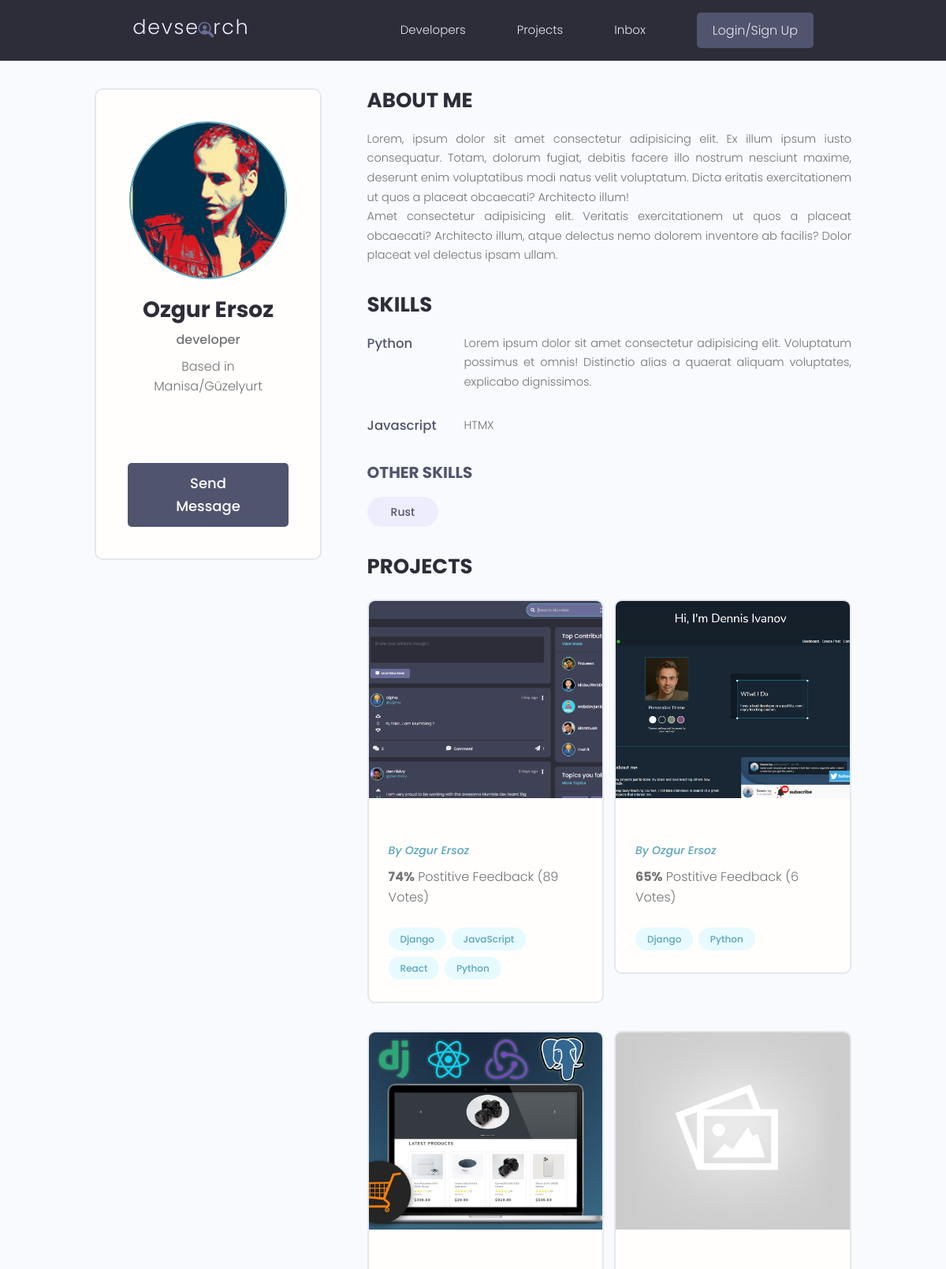
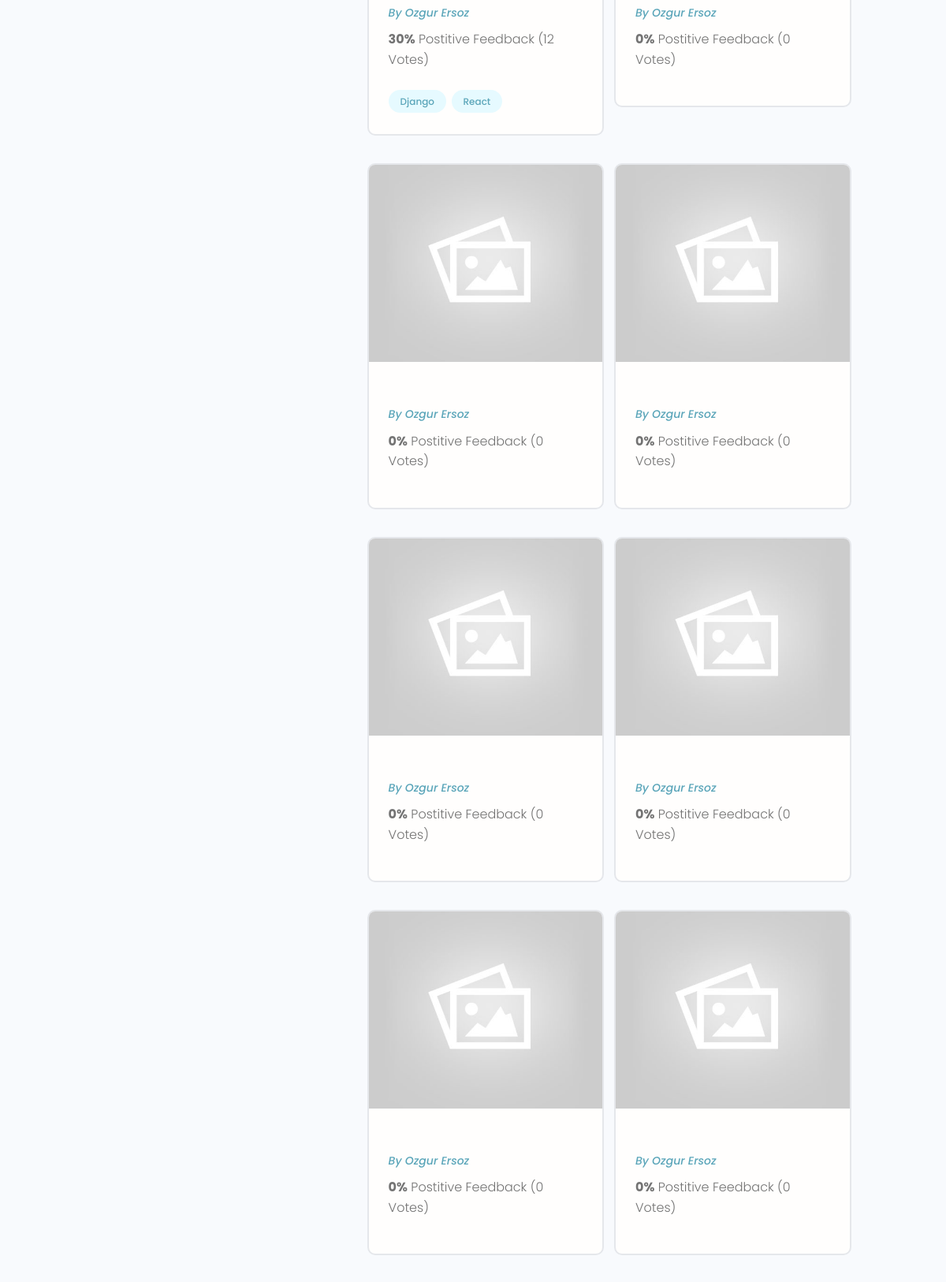
Page /profile/956b51e0-278b-4a17-81c6-5c999efb5a9c (upper part) on the committed database (2 pictures, top to bottom).
### users/models.py (models this page shows, shortened)
class Profile(models.Model):
    user = models.OneToOneField(User, on_delete=models.CASCADE, null=True, blank=True)
    name = models.CharField(max_length=200, null=True, blank=True)
    username = models.CharField(max_length=200, null=True, blank=True)
    location = models.CharField(max_length=200, null=True, blank=True)
    email = models.EmailField(max_length=500, null=True, blank=True)
    short_intro = models.CharField(max_length=200, null=True, blank=True)
    bio = models.TextField(null=True, blank=True)
    profile_image = models.ImageField(
        null=True,
        blank=True,
        upload_to="profiles/",
        default="profiles/users-default.png",
    )
    social_github = models.CharField(max_length=200, null=True, blank=True)
    social_twitter = models.CharField(max_length=200, null=True, blank=True)
    social_linkedin = models.CharField(max_length=200, null=True, blank=True)
    social_youtube = models.CharField(max_length=200, null=True, blank=True)
    social_website = models.CharField(max_length=200, null=True, blank=True)
    id = models.UUIDField(
        default=uuid.uuid4, unique=True, primary_key=True, editable=False
    )

class Skill(models.Model):
    owner = models.ForeignKey(Profile, on_delete=models.CASCADE, null=True, blank=True)
    name = models.CharField(max_length=200, null=True, blank=True)
    description = models.TextField(null=True, blank=True)
    created = models.DateTimeField(auto_now_add=True)
    id = models.UUIDField(
        default=uuid.uuid4, unique=True, primary_key=True, editable=False
    )
    def __str__(self):
        return str(self.name)

### projects/models.py (models this page shows, shortened)
class Project(models.Model):
    owner = models.ForeignKey(Profile, on_delete=models.CASCADE, null=True, blank=True)
    title = models.CharField(max_length=200)
    description = models.TextField(null=True, blank=True)
    featured_image = models.ImageField(null=True, blank=True, default="default.jpg")
    demo_link = models.CharField(max_length=2000, null=True, blank=True)
    source_link = models.CharField(max_length=2000, null=True, blank=True)
    tags = models.ManyToManyField("Tag", blank=True)
    vote_total = models.IntegerField(default=0, null=True, blank=True)
    vote_ratio = models.IntegerField(default=0, null=True, blank=True)
    created = models.DateTimeField(auto_now_add=True)
    id = models.UUIDField(
        default=uuid.uuid4, unique=True, primary_key=True, editable=False
    )
    class Meta:
        ordering = ["-vote_ratio", "-vote_total", "title"]

class Tag(models.Model):
    name = models.CharField(max_length=200)
    created = models.DateTimeField(auto_now_add=True)
    id = models.UUIDField(
        default=uuid.uuid4, unique=True, primary_key=True, editable=False
    )
    def __str__(self):
        return self.name

### users/views.py (the view)
# urls.py: path("profile/<str:pk>", views.user_profile, name="user-profile"),
def user_profile(request, pk):
    profile = Profile.objects.get(id=pk)
    top_skills = profile.skill_set.exclude(description__exact="")
    other_skills = profile.skill_set.filter(description="")
    context = {
        "profile": profile,
        "top_skills": top_skills,
        "other_skills": other_skills,
    }
    return render(request, template_name="users/user_profile.html", context=context)

### users/templates/users/user_profile.html (shortened to what this page needs)
{% extends 'main.html' %}
{% block content %}
  <main class="profile my-md">
    <div class="container">
      <div class="layout">
        <div class="column column--1of3">
          <div class="card text-center">
            <div class="card__body dev">
              <img class="avatar avatar--xl" src="{{profile.profile_image.url}}" />
              <h2 class="dev__name">{{profile.name}}</h2>
              <p class="dev__title">{{profile.short_intro}}</p>
              <p class="dev__location">Based in {{profile.location}}</p>
              <ul class="dev__social">
              </ul>
              <a href="#" class="btn btn--sub btn--lg">Send Message </a>
            </div>
          </div>
        </div>
        <div class="column column--2of3">
          <div class="devInfo">
            <h3 class="devInfo__title">About Me</h3>
            <p class="devInfo__about">
              Lorem, ipsum dolor sit amet consectetur adipisicing elit. Ex illum ipsum iusto consequatur. Totam,
              dolorum fugiat, debitis facere illo nostrum nesciunt maxime, deserunt enim voluptatibus modi natus velit
              voluptatum. Dicta eritatis exercitationem ut quos a placeat obcaecati? Architecto illum!
              <br />
              Amet consectetur adipisicing elit. Veritatis exercitationem ut quos a placeat obcaecati? Architecto
              illum, atque delectus nemo dolorem inventore ab facilis? Dolor placeat vel delectus ipsam ullam.
            </p>
          </div>
          <div class="devInfo">
            <h3 class="devInfo__title">Skills</h3>
            <div class="devInfo__skills">
                {% for skill in top_skills %}
                <div class="devSkill">
                    <h4 class="devSkill__title">{{skill.name}}</h4>
                    <p class="devSkill__info">{{skill.description}}                    </p>
                </div>
                {% endfor %}
              <h3 class="devInfo__subtitle">Other Skills</h3>
              <div class="devInfo__otherSkills">
                {% for skill in other_skills %}
                <span class="tag tag--pill tag--sub tag--lg">
                    <small>{{skill}}</small>
                </span>
                {% endfor %}
              </div>
            </div>
          </div>
          <div class="devInfo">
            <h3 class="devInfo__title">Projects</h3>
            <div class="grid grid--two">
            {% for project in profile.project_set.all %}
            <div class="column">
                <div class="card project">
                    <a href="{% url 'single-project' project.id %}" class="project">
                    <img class="project__thumbnail" src="{{project.featured_image.url}}" alt="project thumbnail" />
                    <div class="card__body">
                      <p><a class="project__author" href="{% url 'user-profile' project.owner.id %}">By {{project.owner.name}}</a></p>
                      <p class="project--rating">
                        <span style="font-weight: bold;">{{project.vote_ratio}}%</span> Postitive
                        Feedback ({{project.vote_total}} Vote{{project.vote_total|pluralize:"s"}})
                      </p>
                      <div class="project__tags">
                        {% for tag in project.tags.all %}
                        <span class="tag tag--pill tag--main">
                            <small>{{tag}}</small>
                        </span>
                        {% endfor %}
                      </div>
                    </div>
                </a>
            </div>
        </div>
        {% endfor %}
            </div>
          </div>
        </div>
      </div>
    </div>
  </main>
{% endblock content %}

### static/styles/app.css (style rules this page uses)
:root { --color-sub: #2d2d39; }
.btn--sub { background-color: var(--color-sub-light); }
.card { border: 2px solid var(--color-light); }
img { width: 100%; }
.profile .card > .dev { padding: 4rem; }
.dev__name { color: var(--color-sub); font-size: 2.8rem; font-weight: 700; margin-top: 1rem; margin-bottom: 0.5rem; }
.dev__title { font-size: 1.6rem; font-weight: 500; line-height: 1.3; }
.dev__location { margin-top: 1rem; }
.dev__social { margin: 3rem 0; list-style: none; display: flex; justify-content: center; gap: 1.5rem; }
.devInfo { margin-bottom: 3rem; }
.devInfo__title, .devInfo__subtitle { font-size: 2.6rem; color: var(--color-sub); text-transform: uppercase; font-weight: 700; margin-bottom: 1.5rem; }
.devInfo__subtitle { font-size: 2rem; color: var(--color-sub-light); }
.devInfo__about, .devSkill__info { font-size: 1.45rem; line-height: 1.7; text-align: justify; }
.devSkill { margin-bottom: 3rem; }
.devSkill__title { font-size: 1.65rem; font-weight: 500; color: var(--color-sub-light); }
@media screen and (min-width: 700px) { .devSkill { display: flex; justify-content: space-between; gap: 3rem; } }
@media screen and (min-width: 700px) { .devSkill__info { flex-basis: 80%; } }
.project__author { font-size: 1.4rem; font-style: italic; }
.project--rating { margin-bottom: 1.6em; margin-top: .5em; }
.project__thumbnail { height: 25rem; object-fit: cover; object-position: top center; }

### static/uikit/styles/modules/_variables.css (style rules this page uses)
:root { --color-main: #5aa5b9; --color-main-light: #e6faff; --color-sub: #3f4156; --color-sub-light: #51546e; --color-sub-lighter: #ededfd; --color-text: #737373; --color-gray: #8b8b8b; --color-light: #e5e7eb; --color-light-gray: #767676; --color-bg: #f8fafd; --color-white: #fffefd; --color-white-light: #f3f3f3; --color-success: #359e64; --color-success-bg: #def8e8; --color-error: #fc4b0b; --color-error-bg: #fff2ee; --font-base: 'Poppins', arial, helvetica, 'Segoe UI', roboto, ubuntu, sans-serif; --font-monospace: 'Fira Code', 'Courier New', courier, monospace; --font-regular: 300; --font-medium: 500; --font-bold: 700; --generic-shadow: 1px 1px 5px #00000010; --generic-transition: all 0.3s ease-in-out; }

### static/uikit/styles/modules/_base.css (style rules this page uses)
* { margin: 0; padding: 0; box-sizing: border-box; text-rendering: optimizeLegibility; color: inherit; font-size: inherit; }
html { font-size: 50%; }
@media only screen and (min-width: 480px) { html { font-size: 56.25%; } }
@media only screen and (min-width: 1200px) { html { font-size: 62.5%; } }
body { line-height: 1.6; font-weight: 400; font-size: 1.5rem; color: var(--color-text); background-color: var(--color-bg); min-height: 100vh; }

### static/uikit/styles/modules/_typography.css (style rules this page uses)
* { font-family: var(--font-base); }
h2 { font-size: 3.6rem; font-weight: var(--font-bold); }
h3 { font-size: 3.2rem; font-weight: var(--font-medium); }
h4 { font-size: 2.8rem; font-weight: var(--font-medium); }
p, span, strong { font-size: 1.6rem; color: var(--color-text); font-weight: var(--font-regular); }
a { padding-bottom: 2px; text-decoration: none; display: inline-block; color: var(--color-main); font-weight: var(--font-medium); }

### static/uikit/styles/modules/_utilities.css (style rules this page uses)
.container { width: 92%; max-width: 165rem; margin: 0 auto; box-sizing: border-box; }
@media screen and (min-width: 1000px) { .container { width: 90%; } }
@media screen and (min-width: 1200px) { .container { width: 80%; } }
.text-center { text-align: center; }
.my-md { margin: 3rem auto; }

### static/uikit/styles/modules/_avatar.css (style rules this page uses)
.avatar { border-radius: 50%; border: 2px solid var(--color-main); object-fit: cover; }
.avatar--xl { height: 20rem; width: 20rem; }

### static/uikit/styles/modules/_button.css (style rules this page uses)
.btn { display: inline-block; position: relative; cursor: pointer; background-color: var(--color-light); font-weight: var(--font-medium); color: var(--color-sub); text-decoration: none; padding: 1rem 2rem; border-radius: 0.5rem; border: none; width: -webkit-fit-content; width: -moz-fit-content; width: fit-content; height: -webkit-fit-content; height: -moz-fit-content; height: fit-content; font-size: 1.6rem; outline-width: 0; outline-color: transparent; -webkit-backface-visibility: hidden; backface-visibility: hidden; transition: all 0.3s ease-in-out; }
.btn--sub { background-color: var(--color-sub); color: var(--color-white); }
.btn--lg { font-size: 1.8rem; padding: 1.2rem 4.5rem; }

### static/uikit/styles/modules/_card.css (style rules this page uses)
.card { border-radius: 1rem; background-color: var(--color-white); border: 1.5px solid var(--color-light); width: auto; height: auto; margin-top: 0.5rem; margin-bottom: 0.5rem; overflow: hidden; }
.card__body, .card__header { padding: 2rem 2.5rem; }

### rows in the picture
Profile: profile_image (picture), name "Ozgur Ersoz", short_intro "developer", location "Manisa/Güzelyurt"
Skill: name "Python", description "Lorem ipsum dolor sit amet consectetur adipisicing elit. Voluptatum possimus et omnis! Distinctio alias a quaerat aliquam voluptates, explicabo dignissimos."
Skill: name "Javascript", description "HTMX"
Skill: name "Rust"
Project: featured_image (picture), owner.name "Ozgur Ersoz", vote_ratio "74", vote_total "89"
Tag: name "Django"
Tag: name "JavaScript"
Tag: name "React"
Tag: name "Python"
Project: featured_image (picture), owner.name "Ozgur Ersoz", vote_ratio "65", vote_total "6"
Project: featured_image (picture), owner.name "Ozgur Ersoz", vote_ratio "30", vote_total "12"
Project: featured_image (placeholder picture), owner.name "Ozgur Ersoz", vote_ratio "0", vote_total "0"
Project: featured_image (placeholder picture), owner.name "Ozgur Ersoz", vote_ratio "0", vote_total "0"
Project: featured_image (placeholder picture), owner.name "Ozgur Ersoz", vote_ratio "0", vote_total "0"
Project: featured_image (placeholder picture), owner.name "Ozgur Ersoz", vote_ratio "0", vote_total "0"
Project: featured_image (placeholder picture), owner.name "Ozgur Ersoz", vote_ratio "0", vote_total "0"
Project: featured_image (placeholder picture), owner.name "Ozgur Ersoz", vote_ratio "0", vote_total "0"
Project: featured_image (placeholder picture), owner.name "Ozgur Ersoz", vote_ratio "0", vote_total "0"
